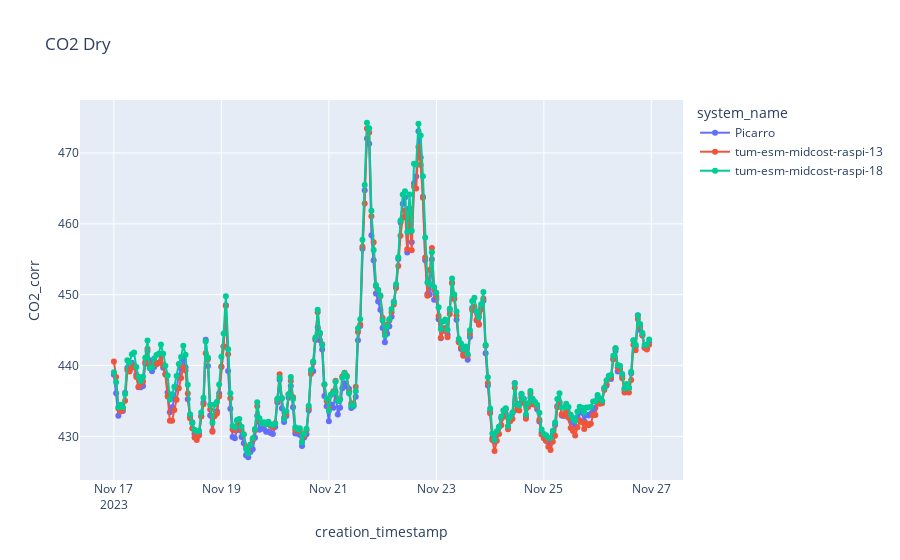
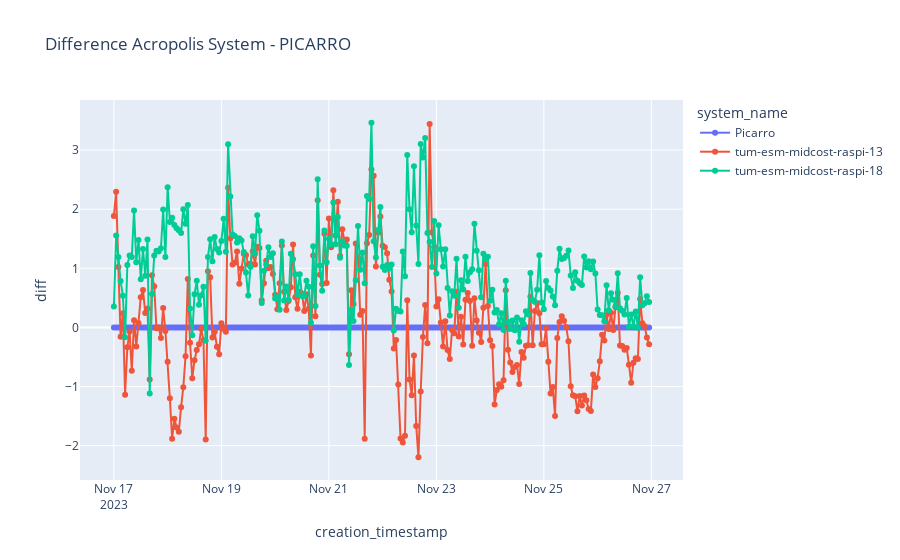

Notebook source saved alongside these figures, in order:
### Code cell
import plotly.express as px

fig = px.line(df_cal_corr_agg, x="creation_timestamp", y=f"CO2_corr", markers=True, title = "CO2 Dry", color="system_name")
fig.show()

fig = px.line(df_cal_corr_agg, x="creation_timestamp", y=f"diff", markers=True, title = "Difference Acropolis System - PICARRO", color="system_name")
fig.show()

### Figure 1 — Plotly figure (JSON) as saved in the notebook; plotly's stock layout.template omitted (floating-point values rounded to 4 significant figures; data arrays with more than 128 entries replaced by an {"elided": "..."} marker saying what was removed)
{"data": [{"hovertemplate": "system_name=Picarro<br>creation_timestamp=%{x}<br>CO2_corr=%{y}<extra></extra>", "legendgroup": "Picarro", "line": {"color": "#636efa", "dash": "solid"}, "marker": {"symbol": "circle"}, "mode": "markers+lines", "name": "Picarro", "orientation": "v", "showlegend": true, "type": "scatter", "x": {"elided": "240 str values"}, "xaxis": "x", "y": {"elided": "240 float values"}, "yaxis": "y"}, {"hovertemplate": "system_name=tum-esm-midcost-raspi-13<br>creation_timestamp=%{x}<br>CO2_corr=%{y}<extra></extra>", "legendgroup": "tum-esm-midcost-raspi-13", "line": {"color": "#EF553B", "dash": "solid"}, "marker": {"symbol": "circle"}, "mode": "markers+lines", "name": "tum-esm-midcost-raspi-13", "orientation": "v", "showlegend": true, "type": "scatter", "x": {"elided": "240 str values"}, "xaxis": "x", "y": {"elided": "240 float values"}, "yaxis": "y"}, {"hovertemplate": "system_name=tum-esm-midcost-raspi-18<br>creation_timestamp=%{x}<br>CO2_corr=%{y}<extra></extra>", "legendgroup": "tum-esm-midcost-raspi-18", "line": {"color": "#00cc96", "dash": "solid"}, "marker": {"symbol": "circle"}, "mode": "markers+lines", "name": "tum-esm-midcost-raspi-18", "orientation": "v", "showlegend": true, "type": "scatter", "x": {"elided": "240 str values"}, "xaxis": "x", "y": {"elided": "240 float values"}, "yaxis": "y"}], "layout": {"legend": {"title": {"text": "system_name"}, "tracegroupgap": 0}, "title": {"text": "CO2 Dry"}, "xaxis": {"anchor": "y", "domain": [0, 1], "title": {"text": "creation_timestamp"}}, "yaxis": {"anchor": "x", "domain": [0, 1], "title": {"text": "CO2_corr"}}}}

### Figure 2 — Plotly figure (JSON) as saved in the notebook; plotly's stock layout.template omitted (floating-point values rounded to 4 significant figures; data arrays with more than 128 entries replaced by an {"elided": "..."} marker saying what was removed)
{"data": [{"hovertemplate": "system_name=Picarro<br>creation_timestamp=%{x}<br>diff=%{y}<extra></extra>", "legendgroup": "Picarro", "line": {"color": "#636efa", "dash": "solid"}, "marker": {"symbol": "circle"}, "mode": "markers+lines", "name": "Picarro", "orientation": "v", "showlegend": true, "type": "scatter", "x": {"elided": "240 str values"}, "xaxis": "x", "y": {"elided": "240 int values"}, "yaxis": "y"}, {"hovertemplate": "system_name=tum-esm-midcost-raspi-13<br>creation_timestamp=%{x}<br>diff=%{y}<extra></extra>", "legendgroup": "tum-esm-midcost-raspi-13", "line": {"color": "#EF553B", "dash": "solid"}, "marker": {"symbol": "circle"}, "mode": "markers+lines", "name": "tum-esm-midcost-raspi-13", "orientation": "v", "showlegend": true, "type": "scatter", "x": {"elided": "240 str values"}, "xaxis": "x", "y": {"elided": "240 float values"}, "yaxis": "y"}, {"hovertemplate": "system_name=tum-esm-midcost-raspi-18<br>creation_timestamp=%{x}<br>diff=%{y}<extra></extra>", "legendgroup": "tum-esm-midcost-raspi-18", "line": {"color": "#00cc96", "dash": "solid"}, "marker": {"symbol": "circle"}, "mode": "markers+lines", "name": "tum-esm-midcost-raspi-18", "orientation": "v", "showlegend": true, "type": "scatter", "x": {"elided": "240 str values"}, "xaxis": "x", "y": {"elided": "240 float values"}, "yaxis": "y"}], "layout": {"legend": {"title": {"text": "system_name"}, "tracegroupgap": 0}, "title": {"text": "Difference Acropolis System - PICARRO"}, "xaxis": {"anchor": "y", "domain": [0, 1], "title": {"text": "creation_timestamp"}}, "yaxis": {"anchor": "x", "domain": [0, 1], "title": {"text": "diff"}}}}
